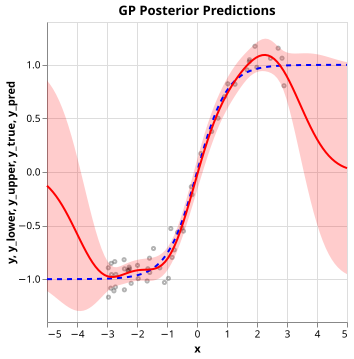

Write Python code to recreate this figure.
# %%
import jax
import jax.numpy as jnp
from jax import jit
from jax import random
import plotly.graph_objects as go
from plotly.subplots import make_subplots
import numpy as np

from vis import plot_predictions


# %%
@jit
def sq_dist(x1, x2):
    return jnp.sum(x1**2, 1).reshape(-1, 1) + jnp.sum(x2**2, 1) - 2 * jnp.dot(x1, x2.T)


@jit
def rbf_kernel(x1, x2, length_scale=1.0, variance=1.0):
    return variance * jnp.exp(-0.5 / length_scale**2 * sq_dist(x1, x2))


def plot_kernels(x, length_scales, variances):
    x = jnp.linspace(-3, 3, 100).reshape(-1, 1)
    length_scales = [0.2, 0.5, 1.0, 2.0]
    variances = [0.5, 1.0, 2.0]

    fig = make_subplots(
        rows=len(length_scales),
        cols=len(variances),
        subplot_titles=[
            f"ls={ls}, var={var}" for ls in length_scales for var in variances
        ],
        shared_xaxes=True,
        shared_yaxes=True,
        vertical_spacing=0.05,
        horizontal_spacing=0.0,
    )
    for i, ls in enumerate(length_scales):
        for j, var in enumerate(variances):
            K = rbf_kernel(x, x, length_scale=ls, variance=var) + 1e-6 * jnp.eye(len(x))
            fig.add_trace(
                go.Heatmap(
                    z=K,
                    x=np.round(x.flatten(), 2),
                    y=np.round(x.flatten(), 2),
                    colorscale="RdBu_r",
                ),
                row=i + 1,
                col=j + 1,
            )
    fig.update_yaxes(
        autorange="reversed",
        constrain="domain",
    )
    fig.update_xaxes(
        scaleanchor="y",
        scaleratio=1,
        constrain="domain",
    )
    fig.update_layout(
        width=900,
        height=900,
        coloraxis=dict(colorscale="RdBu_r"),
        showlegend=True,
    )
    for trace in fig.data:
        trace.update(coloraxis="coloraxis")
    return fig


# %%
x = jnp.linspace(-3, 3, 100).reshape(-1, 1)
length_scales = [0.2, 0.5, 1.0, 2.0]
variances = [0.5, 1.0, 2.0]
plot_kernels(x, length_scales, variances).show()


# %%
def sample_gp(key, x, K, n_samples=5):
    L = jnp.linalg.cholesky(K)
    key, subkey = random.split(key)
    u = random.normal(subkey, (len(x), n_samples))
    samples = jnp.dot(L, u).T
    return samples


def sample_gp_prior(key, x, n_samples=5, length_scale=1.0, variance=1.0):
    K = rbf_kernel(x, x, length_scale=length_scale, variance=variance)
    samples = sample_gp(key, x, K, n_samples)
    return samples


def sample_gp_posterior(
    key,
    x_train,
    y_train,
    x_test,
    n_samples=5,
    length_scale=1.0,
    variance=1.0,
    noise_variance=0.1,
):
    K_tt = rbf_kernel(
        x_train, x_train, length_scale, variance
    ) + noise_variance * jnp.eye(len(x_train))
    K_ts = rbf_kernel(x_train, x_test, length_scale, variance)
    K_ss = rbf_kernel(x_test, x_test, length_scale, variance) + 1e-6 * jnp.eye(
        len(x_test)
    )

    K_tt_inv = jnp.linalg.inv(K_tt)
    mu_s = jnp.dot(K_ts.T, jnp.dot(K_tt_inv, y_train)).reshape(-1, 1)
    cov_s = K_ss - jnp.dot(K_ts.T, jnp.dot(K_tt_inv, K_ts))

    var_s = jnp.diag(cov_s).reshape(-1, 1)
    samples = mu_s.T + sample_gp(key, x_test, cov_s, n_samples)
    return mu_s, var_s, samples


# %%
key = random.PRNGKey(0)

key, subkey = random.split(key)
x = jax.random.uniform(subkey, (50, 1), minval=-3, maxval=3)
y = jnp.tanh(x) + 0.1 * random.normal(key, x.shape)
x_test = jnp.linspace(-5, 5, 100).reshape(-1, 1)
y_test = jnp.tanh(x_test)

mu, var, gp_post_samples = sample_gp_posterior(
    key,
    x,
    y,
    x_test,
    n_samples=3,
    length_scale=1.0,
    variance=1.0,
    noise_variance=0.1,
)
std = jnp.sqrt(var)
fig = plot_predictions(
    x,
    y,
    x_test,
    y_test,
    mu,
    y_pred_std=std,
    title="GP Posterior Predictions",
)
fig.save("gp.svg")
fig.display()

# %%
x_rich = jnp.concatenate([x, x / 6 + 4], axis=0)
key, subkey = random.split(key)
y_rich = jnp.tanh(x_rich) + 0.1 * random.normal(subkey, x_rich.shape)

mu_r, var_r, gp_post_samples_r = sample_gp_posterior(
    key,
    x_rich,
    y_rich,
    x_test,
    n_samples=3,
    length_scale=1.0,
    variance=1.0,
    noise_variance=0.1,
)
std_r = jnp.sqrt(var_r)
fig_r = plot_predictions(
    x_rich,
    y_rich,
    x_test,
    y_test,
    mu_r,
    y_pred_std=std_r,
    title="GP Posterior Predictions with Richer Data",
)
fig_r.save("gp_rich.svg")
fig_r.display()

# %%
